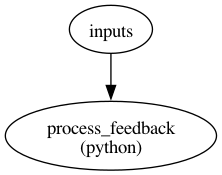

Generate this figure with Python:
import yaml
from graphviz import Digraph

import os
current_dir = os.path.dirname(os.path.abspath(__file__))

def visualize_flow(yaml_file):
    # YAML 파일 읽기
    with open(yaml_file, 'r') as file:
        flow_data = yaml.safe_load(file)
    
    # Graphviz 객체 생성
    dot = Digraph(comment='Prompt Flow')
    dot.attr(rankdir='TB', size='8,8')
    
    # 노드 추가
    if 'nodes' in flow_data:
        for node in flow_data['nodes']:
            node_name = node.get('name', '')
            node_type = node.get('type', '')
            dot.node(node_name, f"{node_name}\n({node_type})")
    
    # 엣지 추가 (노드 간 연결)
    if 'nodes' in flow_data:
        for node in flow_data['nodes']:
            node_name = node.get('name', '')
            if 'inputs' in node:
                for input_key, input_value in node['inputs'].items():
                    if isinstance(input_value, str) and input_value.startswith('${'):
                        # 입력이 다른 노드의 출력을 참조하는 경우
                        referenced_node = input_value.split('.')[0].replace('${', '')
                        dot.edge(referenced_node, node_name)
    
    # 그래프 저장
    dot.render(current_dir+'/flow_visualization', format='png', cleanup=True)
    print("Flow visualization saved as 'flow_visualization.png'")

# 스크립트 실행
visualize_flow(current_dir+'/flow.dag.yaml')
